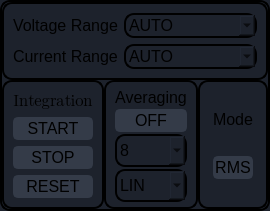
                              <widget class="QFrame" name="frame_pml_control">
                               <property name="styleSheet">
                                <string notr="true">border: 2px solid black;
border-radius: 10px;
background-color: rgb(29,34, 44);
</string>
                               </property>
                               <property name="frameShape">
                                <enum>QFrame::StyledPanel</enum>
                               </property>
                               <property name="frameShadow">
                                <enum>QFrame::Raised</enum>
                               </property>
                               <layout class="QVBoxLayout" name="verticalLayout_29">
                                <property name="spacing">
                                 <number>0</number>
                                </property>
                                <property name="leftMargin">
                                 <number>0</number>
                                </property>
                                <property name="topMargin">
                                 <number>0</number>
                                </property>
                                <property name="rightMargin">
                                 <number>0</number>
                                </property>
                                <property name="bottomMargin">
                                 <number>0</number>
                                </property>
                                <item>
                                 <widget class="QFrame" name="frame_pml_control__range">
                                  <property name="frameShape">
                                   <enum>QFrame::StyledPanel</enum>
                                  </property>
                                  <property name="frameShadow">
                                   <enum>QFrame::Raised</enum>
                                  </property>
                                  <layout class="QFormLayout" name="formLayout_2">
                                   <item row="0" column="0">
                                    <widget class="QLabel" name="label_pms_voltage_range_2">
                                     <property name="font">
                                      <font>
                                       <pointsize>12</pointsize>
                                      </font>
                                     </property>
                                     <property name="styleSheet">
                                      <string notr="true">border:none;</string>
                                     </property>
                                     <property name="text">
                                      <string>Voltage Range</string>
                                     </property>
                                    </widget>
                                   </item>
                                   <item row="0" column="1">
                                    <widget class="QComboBox" name="cbx_pms_voltage_range_2">
                                     <property name="maximumSize">
                                      <size>
                                       <width>16777215</width>
                                       <height>54</height>
                                      </size>
                                     </property>
                                     <property name="font">
                                      <font>
                                       <pointsize>12</pointsize>
                                      </font>
                                     </property>
                                     <item>
                                      <property name="text">
                                       <string>AUTO</string>
                                      </property>
                                     </item>
                                     <item>
                                      <property name="text">
                                       <string>10 mA</string>
                                      </property>
                                     </item>
                                    </widget>
                                   </item>
                                   <item row="1" column="0">
                                    <widget class="QLabel" name="label_pms_current_range_2">
                                     <property name="font">
                                      <font>
                                       <pointsize>12</pointsize>
                                      </font>
                                     </property>
                                     <property name="styleSheet">
                                      <string notr="true">border:none;</string>
                                     </property>
                                     <property name="text">
                                      <string>Current Range</string>
                                     </property>
                                    </widget>
                                   </item>
                                   <item row="1" column="1">
                                    <widget class="QComboBox" name="cbx_pms_current_range_2">
                                     <property name="maximumSize">
                                      <size>
                                       <width>16777215</width>
                                       <height>54</height>
                                      </size>
                                     </property>
                                     <property name="font">
                                      <font>
                                       <pointsize>12</pointsize>
                                      </font>
                                     </property>
                                     <item>
                                      <property name="text">
                                       <string>AUTO</string>
                                      </property>
                                     </item>
                                     <item>
                                      <property name="text">
                                       <string>10 mA</string>
                                      </property>
                                     </item>
                                    </widget>
                                   </item>
                                  </layout>
                                 </widget>
                                </item>
                                <item>
                                 <widget class="QFrame" name="frame_pms_control_lower_2">
                                  <property name="styleSheet">
                                   <string notr="true">border:none;</string>
                                  </property>
                                  <property name="frameShape">
                                   <enum>QFrame::StyledPanel</enum>
                                  </property>
                                  <property name="frameShadow">
                                   <enum>QFrame::Raised</enum>
                                  </property>
                                  <layout class="QHBoxLayout" name="horizontalLayout_19">
                                   <property name="spacing">
                                    <number>0</number>
                                   </property>
                                   <property name="leftMargin">
                                    <number>0</number>
                                   </property>
                                   <property name="topMargin">
                                    <number>0</number>
                                   </property>
                                   <property name="rightMargin">
                                    <number>0</number>
                                   </property>
                                   <property name="bottomMargin">
                                    <number>0</number>
                                   </property>
                                   <item>
                                    <widget class="QFrame" name="frame_pml_integration">
                                     <property name="styleSheet">
                                      <string notr="true">border: 2px solid black;
border-radius: 10px;</string>
                                     </property>
                                     <property name="frameShape">
                                      <enum>QFrame::StyledPanel</enum>
                                     </property>
                                     <property name="frameShadow">
                                      <enum>QFrame::Raised</enum>
                                     </property>
                                     <layout class="QVBoxLayout" name="verticalLayout_30">
                                      <item>
                                       <widget class="QLabel" name="label_pms_integration_2">
                                        <property name="sizePolicy">
                                         <sizepolicy hsizetype="Preferred" vsizetype="Minimum">
                                          <horstretch>0</horstretch>
                                          <verstretch>0</verstretch>
                                         </sizepolicy>
                                        </property>
                                        <property name="minimumSize">
                                         <size>
                                          <width>0</width>
                                          <height>20</height>
                                         </size>
                                        </property>
                                        <property name="maximumSize">
                                         <size>
                                          <width>16777215</width>
                                          <height>20</height>
                                         </size>
                                        </property>
                                        <property name="font">
                                         <font>
                                          <family>Segoe UI Emoji</family>
                                          <pointsize>12</pointsize>
                                         </font>
                                        </property>
                                        <property name="styleSheet">
                                         <string notr="true">border:none;</string>
                                        </property>
                                        <property name="text">
                                         <string>Integration</string>
                                        </property>
                                        <property name="alignment">
                                         <set>Qt::AlignCenter</set>
                                        </property>
                                       </widget>
                                      </item>
                                      <item>
                                       <widget class="QPushButton" name="btn_pms_integration_start_2">
                                        <property name="font">
                                         <font>
                                          <pointsize>12</pointsize>
                                         </font>
                                        </property>
                                        <property name="styleSheet">
                                         <string notr="true">QPushButton {
	border: 2px solid rgb(52, 59, 72);
	border-radius: 5px;	
	background-color: rgb(52, 59, 72);
}
QPushButton:hover {
	background-color: rgb(57, 65, 80);
	border: 2px solid rgb(61, 70, 86);
}
QPushButton:pressed {	
	background-color: rgb(35, 40, 49);
	border: 2px solid rgb(43, 50, 61);
}</string>
                                        </property>
                                        <property name="text">
                                         <string>START</string>
                                        </property>
                                       </widget>
                                      </item>
                                      <item>
                                       <widget class="QPushButton" name="btn_pms_integration_stop_2">
                                        <property name="font">
                                         <font>
                                          <pointsize>12</pointsize>
                                         </font>
                                        </property>
                                        <property name="styleSheet">
                                         <string notr="true">QPushButton {
	border: 2px solid rgb(52, 59, 72);
	border-radius: 5px;	
	background-color: rgb(52, 59, 72);
}
QPushButton:hover {
	background-color: rgb(57, 65, 80);
	border: 2px solid rgb(61, 70, 86);
}
QPushButton:pressed {	
	background-color: rgb(35, 40, 49);
	border: 2px solid rgb(43, 50, 61);
}</string>
                                        </property>
                                        <property name="text">
                                         <string>STOP</string>
                                        </property>
                                       </widget>
                                      </item>
                                      <item>
                                       <widget class="QPushButton" name="btn_pms_integration_reset_2">
                                        <property name="font">
                                         <font>
                                          <pointsize>12</pointsize>
                                         </font>
                                        </property>
                                        <property name="styleSheet">
                                         <string notr="true">QPushButton {
	border: 2px solid rgb(52, 59, 72);
	border-radius: 5px;	
	background-color: rgb(52, 59, 72);
}
QPushButton:hover {
	background-color: rgb(57, 65, 80);
	border: 2px solid rgb(61, 70, 86);
}
QPushButton:pressed {	
	background-color: rgb(35, 40, 49);
	border: 2px solid rgb(43, 50, 61);
}</string>
                                        </property>
                                        <property name="text">
                                         <string>RESET</string>
                                        </property>
                                       </widget>
                                      </item>
                                     </layout>
                                    </widget>
                                   </item>
                                   <item>
                                    <widget class="QFrame" name="frame_pms_averaging_2">
                                     <property name="styleSheet">
                                      <string notr="true">border: 2px solid black;
border-radius: 10px;</string>
                                     </property>
                                     <property name="frameShape">
                                      <enum>QFrame::StyledPanel</enum>
                                     </property>
                                     <property name="frameShadow">
                                      <enum>QFrame::Raised</enum>
                                     </property>
                                     <layout class="QVBoxLayout" name="verticalLayout_31">
                                      <property name="spacing">
                                       <number>2</number>
                                      </property>
                                      <property name="topMargin">
                                       <number>5</number>
                                      </property>
                                      <property name="bottomMargin">
                                       <number>5</number>
                                      </property>
                                      <item>
                                       <widget class="QLabel" name="label_pms_averaging_2">
                                        <property name="sizePolicy">
                                         <sizepolicy hsizetype="Preferred" vsizetype="Minimum">
                                          <horstretch>0</horstretch>
                                          <verstretch>0</verstretch>
                                         </sizepolicy>
                                        </property>
                                        <property name="minimumSize">
                                         <size>
                                          <width>0</width>
                                          <height>20</height>
                                         </size>
                                        </property>
                                        <property name="maximumSize">
                                         <size>
                                          <width>16777215</width>
                                          <height>20</height>
                                         </size>
                                        </property>
                                        <property name="font">
                                         <font>
                                          <pointsize>12</pointsize>
                                         </font>
                                        </property>
                                        <property name="styleSheet">
                                         <string notr="true">border:none;</string>
                                        </property>
                                        <property name="text">
                                         <string>Averaging</string>
                                        </property>
                                        <property name="alignment">
                                         <set>Qt::AlignCenter</set>
                                        </property>
                                       </widget>
                                      </item>
                                      <item>
                                       <widget class="QPushButton" name="btn_pms_averaging_toggle_2">
                                        <property name="font">
                                         <font>
                                          <pointsize>12</pointsize>
                                         </font>
                                        </property>
                                        <property name="styleSheet">
                                         <string notr="true">QPushButton {
	border: 2px solid rgb(52, 59, 72);
	border-radius: 5px;	
	background-color: rgb(52, 59, 72);
}
QPushButton:hover {
	background-color: rgb(57, 65, 80);
	border: 2px solid rgb(61, 70, 86);
}
QPushButton:pressed {	
	background-color: rgb(35, 40, 49);
	border: 2px solid rgb(43, 50, 61);
}</string>
                                        </property>
                                        <property name="text">
                                         <string>OFF</string>
                                        </property>
                                       </widget>
                                      </item>
                                      <item>
                                       <widget class="QComboBox" name="cbx_pms_averaging_count_2">
                                        <property name="maximumSize">
                                         <size>
                                          <width>16777215</width>
                                          <height>40</height>
                                         </size>
                                        </property>
                                        <property name="font">
                                         <font>
                                          <pointsize>12</pointsize>
                                         </font>
                                        </property>
                                        <item>
                                         <property name="text">
                                          <string>8</string>
                                         </property>
                                        </item>
                                        <item>
                                         <property name="text">
                                          <string>16</string>
                                         </property>
                                        </item>
                                        <item>
                                         <property name="text">
                                          <string>64</string>
                                         </property>
                                        </item>
                                       </widget>
                                      </item>
                                      <item>
                                       <widget class="QComboBox" name="cbx_pml_averaging_mode">
                                        <property name="maximumSize">
                                         <size>
                                          <width>16777215</width>
                                          <height>40</height>
                                         </size>
                                        </property>
                                        <property name="font">
                                         <font>
                                          <pointsize>12</pointsize>
                                         </font>
                                        </property>
                                        <item>
                                         <property name="text">
                                          <string>LIN</string>
                                         </property>
                                        </item>
                                        <item>
                                         <property name="text">
                                          <string>EXP</string>
                                         </property>
                                        </item>
                                       </widget>
                                      </item>
                                     </layout>
                                    </widget>
                                   </item>
                                   <item>
                                    <widget class="QFrame" name="frame_pms_measure_mode_2">
                                     <property name="styleSheet">
                                      <string notr="true">border: 2px solid black;
border-radius: 10px;</string>
                                     </property>
                                     <property name="frameShape">
                                      <enum>QFrame::StyledPanel</enum>
                                     </property>
                                     <property name="frameShadow">
                                      <enum>QFrame::Raised</enum>
                                     </property>
                                     <layout class="QVBoxLayout" name="verticalLayout_32">
                                      <property name="spacing">
                                       <number>13</number>
                                      </property>
                                      <property name="leftMargin">
                                       <number>13</number>
                                      </property>
                                      <property name="topMargin">
                                       <number>13</number>
                                      </property>
                                      <property name="rightMargin">
                                       <number>13</number>
                                      </property>
                                      <property name="bottomMargin">
                                       <number>13</number>
                                      </property>
                                      <item>
                                       <widget class="QLabel" name="label_pms_measure_mode_2">
                                        <property name="sizePolicy">
                                         <sizepolicy hsizetype="Preferred" vsizetype="Minimum">
                                          <horstretch>0</horstretch>
                                          <verstretch>0</verstretch>
                                         </sizepolicy>
                                        </property>
                                        <property name="maximumSize">
                                         <size>
                                          <width>16777215</width>
                                          <height>20</height>
                                         </size>
                                        </property>
                                        <property name="font">
                                         <font>
                                          <pointsize>12</pointsize>
                                         </font>
                                        </property>
                                        <property name="styleSheet">
                                         <string notr="true">border:none;</string>
                                        </property>
                                        <property name="text">
                                         <string>Mode</string>
                                        </property>
                                        <property name="alignment">
                                         <set>Qt::AlignCenter</set>
                                        </property>
                                       </widget>
                                      </item>
                                      <item>
                                       <widget class="QPushButton" name="btn_pms_measure_mode_2">
                                        <property name="font">
                                         <font>
                                          <pointsize>12</pointsize>
                                         </font>
                                        </property>
                                        <property name="styleSheet">
                                         <string notr="true">QPushButton {
	border: 2px solid rgb(52, 59, 72);
	border-radius: 5px;	
	background-color: rgb(52, 59, 72);
}
QPushButton:hover {
	background-color: rgb(57, 65, 80);
	border: 2px solid rgb(61, 70, 86);
}
QPushButton:pressed {	
	background-color: rgb(35, 40, 49);
	border: 2px solid rgb(43, 50, 61);
}</string>
                                        </property>
                                        <property name="text">
                                         <string>RMS</string>
                                        </property>
                                       </widget>
                                      </item>
                                     </layout>
                                    </widget>
                                   </item>
                                  </layout>
                                 </widget>
                                </item>
                               </layout>
                              </widget>
